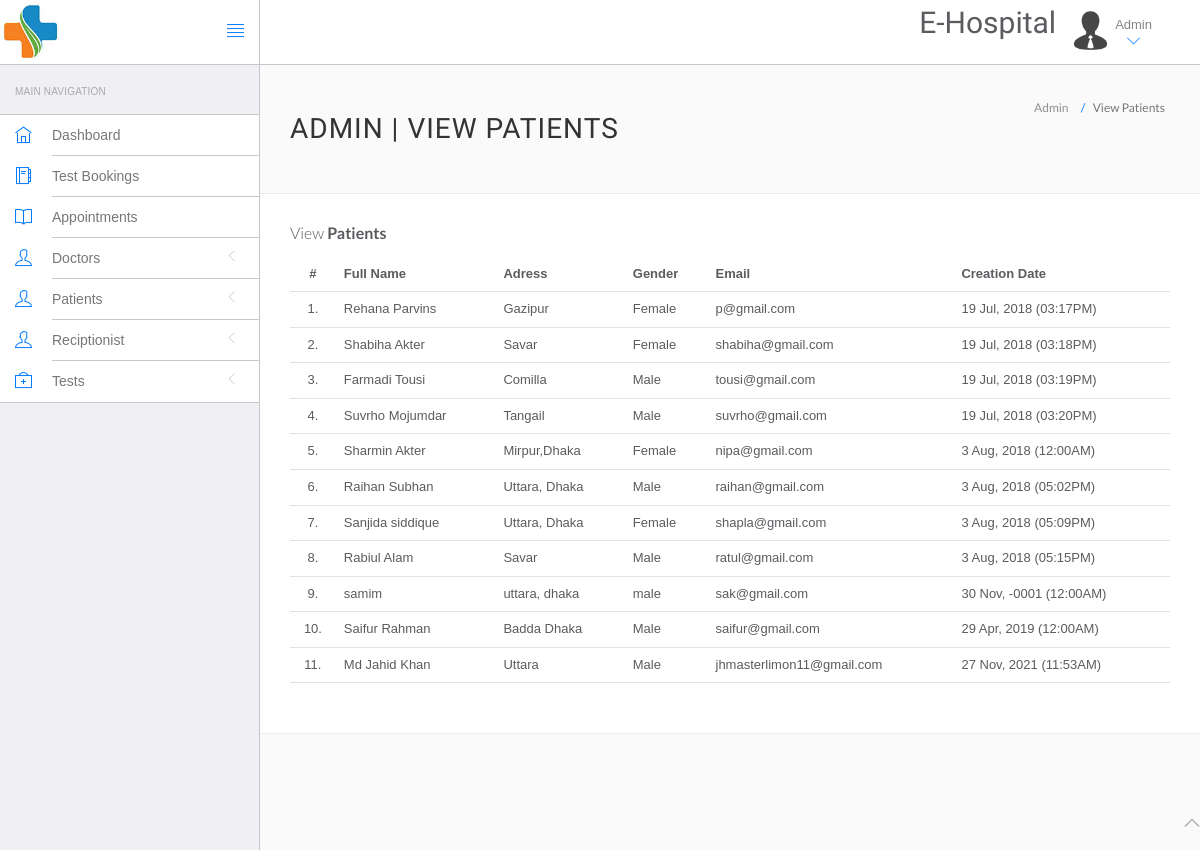
/admin/manage-users.php (signed in), run on an earlier commit of the app's database.
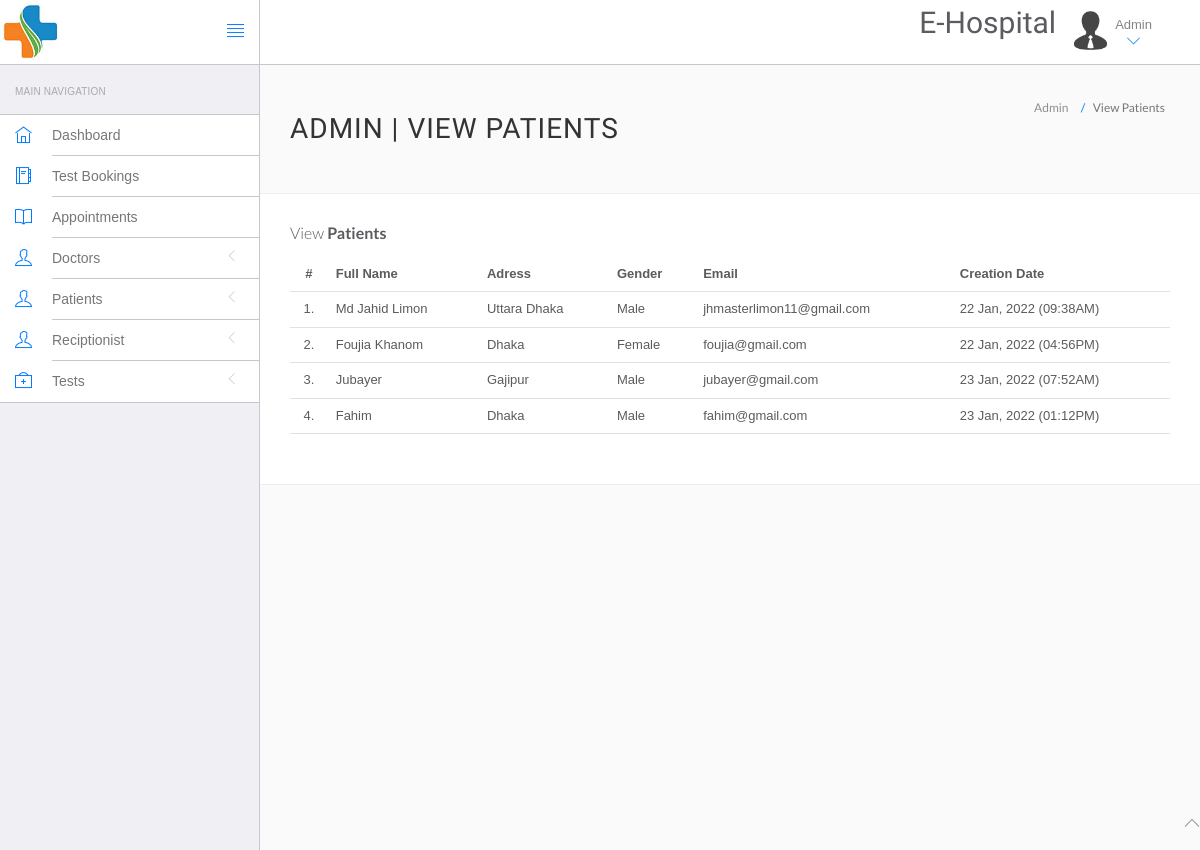
And on a later commit of the database.
### tables this page shows
CREATE TABLE `patients` (
  `patid` int(11) NOT NULL,
  `fullname` varchar(50) NOT NULL,
  `gender` varchar(6) NOT NULL,
  `age` int(11) NOT NULL,
  `address` varchar(100) NOT NULL,
  `phone` varchar(90) NOT NULL,
  `datetime` datetime(6) NOT NULL,
  `blood_group` varchar(11) NOT NULL,
  `email` varchar(50) NOT NULL,
  `password` varchar(50) NOT NULL
);

### admin/manage-users.php (the view, shortened to what this page needs)
<?php
include('include/config.php');
?>
<!DOCTYPE html>
<html lang="en">
<head>
	<link rel="stylesheet" href="vendor/bootstrap/css/bootstrap.min.css">
	<link rel="stylesheet" href="vendor/fontawesome/css/font-awesome.min.css">
	<link rel="stylesheet" href="vendor/themify-icons/themify-icons.min.css">
	<link href="vendor/animate.css/animate.min.css" rel="stylesheet" media="screen">
	<link href="vendor/perfect-scrollbar/perfect-scrollbar.min.css" rel="stylesheet" media="screen">
	<link href="vendor/switchery/switchery.min.css" rel="stylesheet" media="screen">
	<link href="vendor/bootstrap-touchspin/jquery.bootstrap-touchspin.min.css" rel="stylesheet" media="screen">
	<link href="vendor/select2/select2.min.css" rel="stylesheet" media="screen">
	<link href="vendor/bootstrap-datepicker/bootstrap-datepicker3.standalone.min.css" rel="stylesheet" media="screen">
	<link href="vendor/bootstrap-timepicker/bootstrap-timepicker.min.css" rel="stylesheet" media="screen">
	<link rel="stylesheet" href="assets/css/styles.css">
	<link rel="stylesheet" href="assets/css/plugins.css">
	<link rel="stylesheet" href="assets/css/themes/theme-1.css" id="skin_color" />
</head>
<body>
	<div id="app">
		<?php include('include/sidebar.php'); ?>
		<div class="app-content">
			<?php include('include/header.php'); ?>
			<div class="main-content">
				<div class="wrap-content container" id="container">
					<section id="page-title">
						<div class="row">
							<div class="col-sm-8">
								<h1 class="mainTitle">Admin | View Patients</h1>
							</div>
							<ol class="breadcrumb">
								<li>
									<span>Admin</span>
								</li>
								<li class="active">
									<span>View Patients</span>
								</li>
							</ol>
						</div>
					</section>
					<div class="container-fluid container-fullw bg-white">
						<div class="row">
							<div class="col-md-12">
								<h5 class="over-title margin-bottom-15">View <span class="text-bold">Patients</span></h5>
								<table class="table table-hover" id="sample-table-1">
									<thead>
										<tr>
											<th class="center">#</th>
											<th>Full Name</th>
											<th class="hidden-xs">Adress</th>
											<th>Gender </th>
											<th>Email </th>
											<th>Creation Date </th>
										</tr>
									</thead>
									<tbody>
										<?php
										$sql = mysqli_query($con, "select * from patients");
										$cnt = 1;
										while ($row = mysqli_fetch_array($sql)) {
										?>
											<tr>
												<td class="center"><?php echo $cnt; ?>.</td>
												<td class="hidden-xs"><?php echo $row['fullname']; ?></td>
												<td><?php echo $row['address']; ?></td>
												<td><?php echo $row['gender']; ?></td>
												<td><?php echo $row['email']; ?></td>
												<td><?php echo date("j M, Y (h:iA)", strtotime($row['datetime'])); ?></td>
											</tr>
										<?php
											$cnt = $cnt + 1;
										}
										?>
									</tbody>
								</table>
							</div>
						</div>
					</div>
				</div>
			</div>
		</div>
	</div>
	<?php include('include/footer.php'); ?>
</body>
</html>

What changed in the data, as far as the page shows it:
removed patients: fullname "Rehana Parvins", address "Gazipur", gender "Female", email "p@gmail.com", datetime "19 Jul, 2018 (03:17PM)"
removed patients: fullname "Sharmin Akter", address "Mirpur,Dhaka", gender "Female", email "nipa@gmail.com", datetime "3 Aug, 2018 (12:00AM)"
removed patients: fullname "Raihan Subhan", address "Uttara, Dhaka", gender "Male", email "raihan@gmail.com", datetime "3 Aug, 2018 (05:02PM)"
removed patients: fullname "Sanjida siddique", address "Uttara, Dhaka", gender "Female", email "shapla@gmail.com", datetime "3 Aug, 2018 (05:09PM)"
removed patients: fullname "Rabiul Alam", address "Savar", gender "Male", email "ratul@gmail.com", datetime "3 Aug, 2018 (05:15PM)"
removed patients: fullname "samim", address "uttara, dhaka", gender "male", email "sak@gmail.com", datetime "30 Nov, -0001 (12:00AM)"
removed patients: fullname "Saifur Rahman", address "Badda Dhaka", gender "Male", email "saifur@gmail.com", datetime "29 Apr, 2019 (12:00AM)"
removed patients: fullname "Md Jahid Khan", address "Uttara", gender "Male", email "jhmasterlimon11@gmail.com", datetime "27 Nov, 2021 (11:53AM)"
added patients: fullname "Md Jahid Limon", address "Uttara Dhaka", gender "Male", email "jhmasterlimon11@gmail.com", datetime "22 Jan, 2022 (09:38AM)"
changed patients "Female": fullname "Shabiha Akter" → "Foujia Khanom"; address "Savar" → "Dhaka"; email "shabiha@gmail.com" → "foujia@gmail.com"; datetime "19 Jul, 2018 (03:18PM)" → "22 Jan, 2022 (04:56PM)"
changed patients: fullname "Farmadi Tousi" → "Jubayer"; address "Comilla" → "Gajipur"; email "tousi@gmail.com" → "jubayer@gmail.com"; datetime "19 Jul, 2018 (03:19PM)" → "23 Jan, 2022 (07:52AM)"
changed patients: fullname "Suvrho Mojumdar" → "Fahim"; address "Tangail" → "Dhaka"; email "suvrho@gmail.com" → "fahim@gmail.com"; datetime "19 Jul, 2018 (03:20PM)" → "23 Jan, 2022 (01:12PM)"
